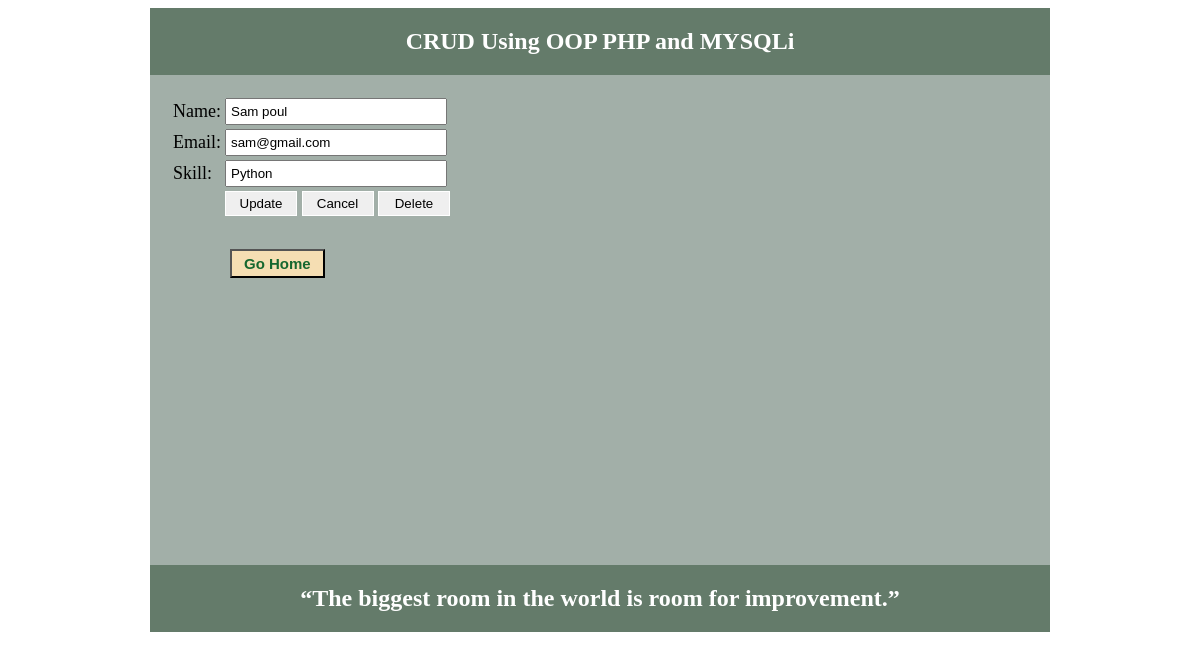
The page /update.php?id=5 on the database its author committed.
### tables this page shows
CREATE TABLE `tbl_user` (
  `id` int(11) NOT NULL,
  `name` varchar(50) NOT NULL,
  `email` varchar(255) NOT NULL,
  `skill` varchar(50) NOT NULL
);

### lib/Database.php (called while the page is built, shortened)
<?php
	class Database{
		public $host   = DB_HOST;
		public $user   = DB_USER;
		public $pass   = DB_PASS;
		public $dbname = DB_NAME;
		public $link;
		private function connectDB(){
			$this->link = new mysqli($this->host,$this->user,$this->pass,$this->dbname);
		}
		public function select($rcv_query){
			$result = $this->link->query($rcv_query) or die($this->link->error.__LINE__);
			if ($result->num_rows > 0) {
				return $result;
			} else {
				return false;
			}
		}
	}
?>

### update.php (the view, shortened to what this page needs)
<?php
include 'inc/header.php';
include 'lib/Database.php';
?>
<?php
	$id = $_GET['id'];
	$db = new Database();
	$read_query = "SELECT * FROM tbl_user WHERE id=$id";
	$get_data = $db->select($read_query)->fetch_assoc();
?>
<form action="update.php?id= <?php echo $id ; ?>" method="post">
	<table>
		<tr>
			<td>Name:</td>
			<td><input type="text" name="name" value="<?php echo $get_data['name'];?>"></input></td>
		</tr>
		<tr>
			<td>Email:</td>
			<td><input type="text" name="email" value="<?php echo $get_data['email'];?>"></input></td>
		</tr>
		<tr>
			<td>Skill:</td>
			<td><input type="text" name="skill" value="<?php echo $get_data['skill'];?>"></input></td>
		</tr>
		<tr>
			<td></td>
			<td>
				<input type="submit" name="submit" value="Update"></input>
				<input type="reset" value="Cancel"></input>
				<input type="submit" name="delete" value="Delete"></input>
			</td>
		</tr>
	</table>
</form>
<button class="btn"><a href="index.php">Go Home</a></button>
<?php include 'inc/footer.php';?>

### inc/style.css (style rules this page uses)
body { font-family: Georgia; }
input[type='text'] { padding: 4px; width: 210px; }
input[type='submit'],input[type='reset'] { width: 72px; padding: 4px; border: 1px solid #ffffff; }
.btn { margin-top: 30px; margin-left: 60px; padding: 4px 12px; background: #f5deb3; }
.btn a { text-decoration: none; color: #15672f; font-size: 15px; font-weight: bold; }

### rows shown on the page
tbl_user: name "Sam poul", email "sam@gmail.com", skill "Python"
